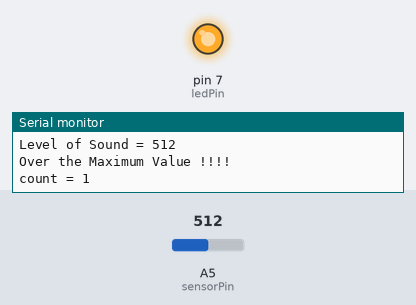
This sketch was run on a simulated Arduino Uno, built for the host (arithmetic inside an expression is 32-bit, double 64-bit). On the bench: output pins drawn as LEDs (lit = HIGH), the last lines printed to the serial monitor. The test bench sets the inputs (shaded band); at power-on: A5 (sensorPin) = 512.

Above: at 3.2 s.
3.3 s: A5 (sensorPin) set to 43
6.0 s: A5 (sensorPin) set to 38
At 6.8 s:
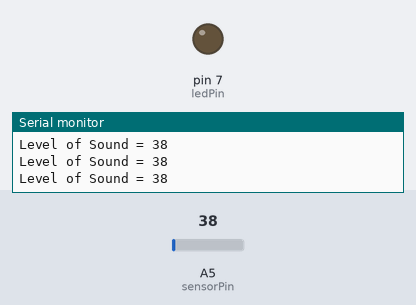
11.9 s: A5 (sensorPin) set to 122
At 12.6 s:
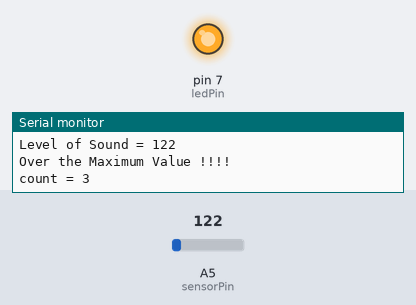
14.6 s: A5 (sensorPin) set to 30
At 17.1 s:
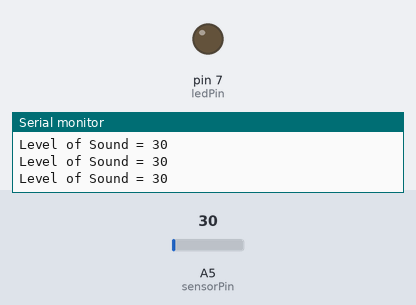
Timing chart, 0 to 18.4 s (numbered marks = the images above; inputs shaded):
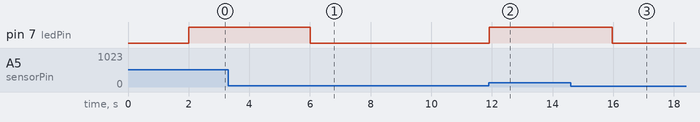

The sketch:

Code.ino
```cpp
#include <EtherCard.h>

#define STATIC 0  // set to 1 to disable DHCP (adjust myip/gwip values below)

#if STATIC
// ethernet interface ip address
static byte myip[] = { 192,168,0,10 };
// gateway ip address
static byte gwip[] = { 192,168,0,1 };
#endif

// ethernet mac address
static byte mymac[] = { 0x74,0x69,0x69,0x2D,0x30,0x31 };

byte Ethernet::buffer[500]; // tcp/ip send and receive buffer

const char page[] PROGMEM =

"<html>"
  "<head><title>"
    "Home"
    "</title></head>"
  "<body>"
   "<font size=8>SHUT UP!!!!SHUT UP!!!!SHUT UP!!!!SHUT UP!!!!SHUT UP!!!!SHUT UP!!!!SHUT UP!!!!SHUT UP!!!!SHUT UP!!!!SHUT UP!!!!</font>"
  " <font size=8>SHUT UP!!!!SHUT UP!!!!SHUT UP!!!!SHUT UP!!!!SHUT UP!!!!SHUT UP!!!!SHUT UP!!!!SHUT UP!!!!SHUT UP!!!!SHUT UP!!!!</font>"
   "<font size=8>SHUT UP!!!!SHUT UP!!!!SHUT UP!!!!SHUT UP!!!!SHUT UP!!!!SHUT UP!!!!SHUT UP!!!!SHUT UP!!!!SHUT UP!!!!SHUT UP!!!!</font>"
  "</body>"
"</html>"
;


const char orgpage[] PROGMEM =

"<html>"
  "<head><title>"
    "Home"
    "</title></head>"
  "<body>"
   "<font size=8>Please Be quiet</font>"

  "</body>"
"</html>"
;

int sensorPin = A5; // select the input pin for the potentiometer

int sensorValue = 0;
int counter = 0;
int ledPin = 7;

void setup(){
  Serial.begin(9600);
  Serial.println("\nGroup 8");
  pinMode(ledPin, OUTPUT);
  if (ether.begin(sizeof Ethernet::buffer, mymac) == 0)
    Serial.println( "Failed to access Ethernet controller");
#if STATIC
  ether.staticSetup(myip, gwip);
#else
  if (!ether.dhcpSetup())
    Serial.println("DHCP failed");
#endif
  Serial.println("");
  ether.printIp("IP:  ", ether.myip);
  ether.printIp("GateWay:  ", ether.gwip);
  ether.printIp("DNS: ", ether.dnsip);
  Serial.println("");
  delay(2000);
}

void loop(){
  // wait for an incoming TCP packet, but ignore its contents
  if (ether.packetLoop(ether.packetReceive()))
    if (counter >= 10)
    {
    memcpy_P(ether.tcpOffset(), page, sizeof page);
    ether.httpServerReply(sizeof page - 1);
    }

   if (counter < 10)
    {
    memcpy_P(ether.tcpOffset(), orgpage, sizeof orgpage);
    ether.httpServerReply(sizeof orgpage - 1);
    }


   sensorValue = analogRead(sensorPin);
   while (sensorValue > 40)
   {
   counter = counter +1;
   digitalWrite(ledPin, HIGH);
   Serial.println("");
   Serial.print("Level of Sound = ");
   Serial.println(sensorValue, DEC);
   Serial.println("Over the Maximum Value !!!!");
   Serial.print("count = ");
   Serial.println(counter, DEC);
   Serial.println("");
   delay(2000);
   if (counter == 10)
    {
    Serial.println("");
    Serial.print("The Website Have been Changed !!!!!!");
    Serial.println("");
    delay(5000);
    }
    if (counter < 10)
    digitalWrite(ledPin, LOW);
   sensorValue = analogRead(sensorPin);
   }


  Serial.print("Level of Sound = ");
  Serial.println(sensorValue, DEC);

}
```

Measured:
- the behaviour switches between 41 and 40 on A5 (sensorPin) (found by bisection; images 0 and 1)
- after the input at 6.0 s, pin 7 (ledPin): HIGH → LOW at once
- after the input at 11.9 s, pin 7 (ledPin): LOW → HIGH at once
- after the input at 14.6 s, pin 7 (ledPin): HIGH → LOW after 1.4 s
